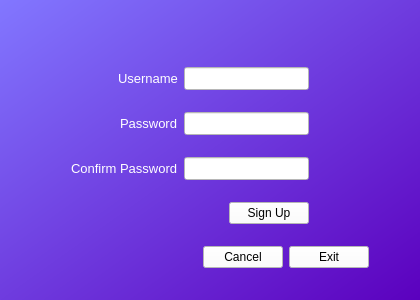
<?xml version="1.0" encoding="UTF-8"?>
<ui version="4.0">
 <class>Form</class>
 <widget class="QWidget" name="Form">
  <property name="geometry">
   <rect>
    <x>0</x>
    <y>0</y>
    <width>420</width>
    <height>300</height>
   </rect>
  </property>
  <property name="windowTitle">
   <string>Form</string>
  </property>
  <property name="styleSheet">
   <string notr="true">background-color:qlineargradient(spread:pad, x1:1, y1:1, x2:0, y2:0, stop:0 rgba(91, 0, 190, 255), stop:1 rgba(130, 119, 255, 255))</string>
  </property>
  <layout class="QVBoxLayout" name="verticalLayout">
   <item>
    <spacer name="verticalSpacer">
     <property name="orientation">
      <enum>Qt::Vertical</enum>
     </property>
     <property name="sizeType">
      <enum>QSizePolicy::Preferred</enum>
     </property>
     <property name="sizeHint" stdset="0">
      <size>
       <width>20</width>
       <height>40</height>
      </size>
     </property>
    </spacer>
   </item>
   <item>
    <layout class="QHBoxLayout" name="horizontalLayout">
     <item>
      <spacer name="horizontalSpacer">
       <property name="orientation">
        <enum>Qt::Horizontal</enum>
       </property>
       <property name="sizeHint" stdset="0">
        <size>
         <width>40</width>
         <height>20</height>
        </size>
       </property>
      </spacer>
     </item>
     <item>
      <widget class="QLabel" name="usernameLabel">
       <property name="palette">
        <palette>
         <active>
          <colorrole role="WindowText">
           <brush brushstyle="SolidPattern">
            <color alpha="255">
             <red>255</red>
             <green>255</green>
             <blue>255</blue>
            </color>
           </brush>
          </colorrole>
          <colorrole role="Button">
           <brush brushstyle="SolidPattern">
            <color alpha="0">
             <red>255</red>
             <green>255</green>
             <blue>255</blue>
            </color>
           </brush>
          </colorrole>
          <colorrole role="Base">
           <brush brushstyle="SolidPattern">
            <color alpha="0">
             <red>255</red>
             <green>255</green>
             <blue>255</blue>
            </color>
           </brush>
          </colorrole>
          <colorrole role="Window">
           <brush brushstyle="SolidPattern">
            <color alpha="0">
             <red>255</red>
             <green>255</green>
             <blue>255</blue>
            </color>
           </brush>
          </colorrole>
         </active>
         <inactive>
          <colorrole role="WindowText">
           <brush brushstyle="SolidPattern">
            <color alpha="255">
             <red>255</red>
             <green>255</green>
             <blue>255</blue>
            </color>
           </brush>
          </colorrole>
          <colorrole role="Button">
           <brush brushstyle="SolidPattern">
            <color alpha="0">
             <red>255</red>
             <green>255</green>
             <blue>255</blue>
            </color>
           </brush>
          </colorrole>
          <colorrole role="Base">
           <brush brushstyle="SolidPattern">
            <color alpha="0">
             <red>255</red>
             <green>255</green>
             <blue>255</blue>
            </color>
           </brush>
          </colorrole>
          <colorrole role="Window">
           <brush brushstyle="SolidPattern">
            <color alpha="0">
             <red>255</red>
             <green>255</green>
             <blue>255</blue>
            </color>
           </brush>
          </colorrole>
         </inactive>
         <disabled>
          <colorrole role="WindowText">
           <brush brushstyle="SolidPattern">
            <color alpha="255">
             <red>120</red>
             <green>120</green>
             <blue>120</blue>
            </color>
           </brush>
          </colorrole>
          <colorrole role="Button">
           <brush brushstyle="SolidPattern">
            <color alpha="0">
             <red>255</red>
             <green>255</green>
             <blue>255</blue>
            </color>
           </brush>
          </colorrole>
          <colorrole role="Base">
           <brush brushstyle="SolidPattern">
            <color alpha="0">
             <red>255</red>
             <green>255</green>
             <blue>255</blue>
            </color>
           </brush>
          </colorrole>
          <colorrole role="Window">
           <brush brushstyle="SolidPattern">
            <color alpha="0">
             <red>255</red>
             <green>255</green>
             <blue>255</blue>
            </color>
           </brush>
          </colorrole>
         </disabled>
        </palette>
       </property>
       <property name="font">
        <font>
         <pointsize>10</pointsize>
        </font>
       </property>
       <property name="styleSheet">
        <string notr="true">background-color: rgba(255, 255, 255, 0);</string>
       </property>
       <property name="text">
        <string>Username</string>
       </property>
      </widget>
     </item>
     <item>
      <widget class="QLineEdit" name="usernameLine">
       <property name="font">
        <font>
         <pointsize>10</pointsize>
        </font>
       </property>
       <property name="styleSheet">
        <string notr="true">background-color: rgba(255, 255, 255, 255);</string>
       </property>
      </widget>
     </item>
     <item>
      <spacer name="horizontalSpacer_2">
       <property name="orientation">
        <enum>Qt::Horizontal</enum>
       </property>
       <property name="sizeType">
        <enum>QSizePolicy::Preferred</enum>
       </property>
       <property name="sizeHint" stdset="0">
        <size>
         <width>100</width>
         <height>20</height>
        </size>
       </property>
      </spacer>
     </item>
    </layout>
   </item>
   <item>
    <layout class="QHBoxLayout" name="horizontalLayout_2">
     <item>
      <spacer name="horizontalSpacer_3">
       <property name="orientation">
        <enum>Qt::Horizontal</enum>
       </property>
       <property name="sizeHint" stdset="0">
        <size>
         <width>40</width>
         <height>20</height>
        </size>
       </property>
      </spacer>
     </item>
     <item>
      <widget class="QLabel" name="passwordLabel">
       <property name="palette">
        <palette>
         <active>
          <colorrole role="WindowText">
           <brush brushstyle="SolidPattern">
            <color alpha="255">
             <red>255</red>
             <green>255</green>
             <blue>255</blue>
            </color>
           </brush>
          </colorrole>
          <colorrole role="Button">
           <brush brushstyle="SolidPattern">
            <color alpha="0">
             <red>255</red>
             <green>255</green>
             <blue>255</blue>
            </color>
           </brush>
          </colorrole>
          <colorrole role="Base">
           <brush brushstyle="SolidPattern">
            <color alpha="0">
             <red>255</red>
             <green>255</green>
             <blue>255</blue>
            </color>
           </brush>
          </colorrole>
          <colorrole role="Window">
           <brush brushstyle="SolidPattern">
            <color alpha="0">
             <red>255</red>
             <green>255</green>
             <blue>255</blue>
            </color>
           </brush>
          </colorrole>
         </active>
         <inactive>
          <colorrole role="WindowText">
           <brush brushstyle="SolidPattern">
            <color alpha="255">
             <red>255</red>
             <green>255</green>
             <blue>255</blue>
            </color>
           </brush>
          </colorrole>
          <colorrole role="Button">
           <brush brushstyle="SolidPattern">
            <color alpha="0">
             <red>255</red>
             <green>255</green>
             <blue>255</blue>
            </color>
           </brush>
          </colorrole>
          <colorrole role="Base">
           <brush brushstyle="SolidPattern">
            <color alpha="0">
             <red>255</red>
             <green>255</green>
             <blue>255</blue>
            </color>
           </brush>
          </colorrole>
          <colorrole role="Window">
           <brush brushstyle="SolidPattern">
            <color alpha="0">
             <red>255</red>
             <green>255</green>
             <blue>255</blue>
            </color>
           </brush>
          </colorrole>
         </inactive>
         <disabled>
          <colorrole role="WindowText">
           <brush brushstyle="SolidPattern">
            <color alpha="255">
             <red>120</red>
             <green>120</green>
             <blue>120</blue>
            </color>
           </brush>
          </colorrole>
          <colorrole role="Button">
           <brush brushstyle="SolidPattern">
            <color alpha="0">
             <red>255</red>
             <green>255</green>
             <blue>255</blue>
            </color>
           </brush>
          </colorrole>
          <colorrole role="Base">
           <brush brushstyle="SolidPattern">
            <color alpha="0">
             <red>255</red>
             <green>255</green>
             <blue>255</blue>
            </color>
           </brush>
          </colorrole>
          <colorrole role="Window">
           <brush brushstyle="SolidPattern">
            <color alpha="0">
             <red>255</red>
             <green>255</green>
             <blue>255</blue>
            </color>
           </brush>
          </colorrole>
         </disabled>
        </palette>
       </property>
       <property name="font">
        <font>
         <pointsize>10</pointsize>
        </font>
       </property>
       <property name="styleSheet">
        <string notr="true">background-color: rgba(255, 255, 255, 0);</string>
       </property>
       <property name="text">
        <string>Password</string>
       </property>
      </widget>
     </item>
     <item>
      <widget class="QLineEdit" name="passwordLine">
       <property name="font">
        <font>
         <pointsize>10</pointsize>
        </font>
       </property>
       <property name="styleSheet">
        <string notr="true">background-color: rgba(255, 255, 255, 255);</string>
       </property>
       <property name="echoMode">
        <enum>QLineEdit::Password</enum>
       </property>
      </widget>
     </item>
     <item>
      <spacer name="horizontalSpacer_4">
       <property name="orientation">
        <enum>Qt::Horizontal</enum>
       </property>
       <property name="sizeType">
        <enum>QSizePolicy::Preferred</enum>
       </property>
       <property name="sizeHint" stdset="0">
        <size>
         <width>100</width>
         <height>20</height>
        </size>
       </property>
      </spacer>
     </item>
    </layout>
   </item>
   <item>
    <layout class="QHBoxLayout" name="horizontalLayout_3">
     <item>
      <spacer name="horizontalSpacer_5">
       <property name="orientation">
        <enum>Qt::Horizontal</enum>
       </property>
       <property name="sizeType">
        <enum>QSizePolicy::Expanding</enum>
       </property>
       <property name="sizeHint" stdset="0">
        <size>
         <width>40</width>
         <height>20</height>
        </size>
       </property>
      </spacer>
     </item>
     <item>
      <widget class="QLabel" name="passwordLabel_2">
       <property name="palette">
        <palette>
         <active>
          <colorrole role="WindowText">
           <brush brushstyle="SolidPattern">
            <color alpha="255">
             <red>255</red>
             <green>255</green>
             <blue>255</blue>
            </color>
           </brush>
          </colorrole>
          <colorrole role="Button">
           <brush brushstyle="SolidPattern">
            <color alpha="0">
             <red>255</red>
             <green>255</green>
             <blue>255</blue>
            </color>
           </brush>
          </colorrole>
          <colorrole role="Base">
           <brush brushstyle="SolidPattern">
            <color alpha="0">
             <red>255</red>
             <green>255</green>
             <blue>255</blue>
            </color>
           </brush>
          </colorrole>
          <colorrole role="Window">
           <brush brushstyle="SolidPattern">
            <color alpha="0">
             <red>255</red>
             <green>255</green>
             <blue>255</blue>
            </color>
           </brush>
          </colorrole>
         </active>
         <inactive>
          <colorrole role="WindowText">
           <brush brushstyle="SolidPattern">
            <color alpha="255">
             <red>255</red>
             <green>255</green>
             <blue>255</blue>
            </color>
           </brush>
          </colorrole>
          <colorrole role="Button">
           <brush brushstyle="SolidPattern">
            <color alpha="0">
             <red>255</red>
             <green>255</green>
             <blue>255</blue>
            </color>
           </brush>
          </colorrole>
          <colorrole role="Base">
           <brush brushstyle="SolidPattern">
            <color alpha="0">
             <red>255</red>
             <green>255</green>
             <blue>255</blue>
            </color>
           </brush>
          </colorrole>
          <colorrole role="Window">
           <brush brushstyle="SolidPattern">
            <color alpha="0">
             <red>255</red>
             <green>255</green>
             <blue>255</blue>
            </color>
           </brush>
          </colorrole>
         </inactive>
         <disabled>
          <colorrole role="WindowText">
           <brush brushstyle="SolidPattern">
            <color alpha="255">
             <red>120</red>
             <green>120</green>
             <blue>120</blue>
            </color>
           </brush>
          </colorrole>
          <colorrole role="Button">
           <brush brushstyle="SolidPattern">
            <color alpha="0">
             <red>255</red>
             <green>255</green>
             <blue>255</blue>
            </color>
           </brush>
          </colorrole>
          <colorrole role="Base">
           <brush brushstyle="SolidPattern">
            <color alpha="0">
             <red>255</red>
             <green>255</green>
             <blue>255</blue>
            </color>
           </brush>
          </colorrole>
          <colorrole role="Window">
           <brush brushstyle="SolidPattern">
            <color alpha="0">
             <red>255</red>
             <green>255</green>
             <blue>255</blue>
            </color>
           </brush>
          </colorrole>
         </disabled>
        </palette>
       </property>
       <property name="font">
        <font>
         <pointsize>10</pointsize>
        </font>
       </property>
       <property name="styleSheet">
        <string notr="true">background-color: rgba(255, 255, 255, 0);</string>
       </property>
       <property name="text">
        <string>Confirm Password</string>
       </property>
      </widget>
     </item>
     <item>
      <widget class="QLineEdit" name="passwordLine_2">
       <property name="font">
        <font>
         <pointsize>10</pointsize>
        </font>
       </property>
       <property name="styleSheet">
        <string notr="true">background-color: rgba(255, 255, 255, 255);</string>
       </property>
       <property name="echoMode">
        <enum>QLineEdit::Password</enum>
       </property>
      </widget>
     </item>
     <item>
      <spacer name="horizontalSpacer_6">
       <property name="orientation">
        <enum>Qt::Horizontal</enum>
       </property>
       <property name="sizeType">
        <enum>QSizePolicy::Preferred</enum>
       </property>
       <property name="sizeHint" stdset="0">
        <size>
         <width>100</width>
         <height>20</height>
        </size>
       </property>
      </spacer>
     </item>
    </layout>
   </item>
   <item>
    <layout class="QHBoxLayout" name="horizontalLayout_4">
     <item>
      <spacer name="horizontalSpacer_7">
       <property name="orientation">
        <enum>Qt::Horizontal</enum>
       </property>
       <property name="sizeHint" stdset="0">
        <size>
         <width>40</width>
         <height>20</height>
        </size>
       </property>
      </spacer>
     </item>
     <item>
      <widget class="QPushButton" name="signupButton">
       <property name="styleSheet">
        <string notr="true">background-color: rgba(255, 255, 255, 255);</string>
       </property>
       <property name="text">
        <string>Sign Up</string>
       </property>
      </widget>
     </item>
     <item>
      <spacer name="horizontalSpacer_8">
       <property name="orientation">
        <enum>Qt::Horizontal</enum>
       </property>
       <property name="sizeType">
        <enum>QSizePolicy::Preferred</enum>
       </property>
       <property name="sizeHint" stdset="0">
        <size>
         <width>100</width>
         <height>20</height>
        </size>
       </property>
      </spacer>
     </item>
    </layout>
   </item>
   <item>
    <layout class="QHBoxLayout" name="horizontalLayout_5">
     <item>
      <spacer name="horizontalSpacer_9">
       <property name="orientation">
        <enum>Qt::Horizontal</enum>
       </property>
       <property name="sizeHint" stdset="0">
        <size>
         <width>40</width>
         <height>20</height>
        </size>
       </property>
      </spacer>
     </item>
     <item>
      <widget class="QPushButton" name="cancelButton">
       <property name="styleSheet">
        <string notr="true">background-color: rgba(255, 255, 255, 255);</string>
       </property>
       <property name="text">
        <string>Cancel</string>
       </property>
      </widget>
     </item>
     <item>
      <widget class="QPushButton" name="exitButton">
       <property name="styleSheet">
        <string notr="true">background-color: rgba(255, 255, 255, 255);</string>
       </property>
       <property name="text">
        <string>Exit</string>
       </property>
      </widget>
     </item>
     <item>
      <spacer name="horizontalSpacer_10">
       <property name="orientation">
        <enum>Qt::Horizontal</enum>
       </property>
       <property name="sizeType">
        <enum>QSizePolicy::Minimum</enum>
       </property>
       <property name="sizeHint" stdset="0">
        <size>
         <width>40</width>
         <height>20</height>
        </size>
       </property>
      </spacer>
     </item>
    </layout>
   </item>
  </layout>
 </widget>
 <resources/>
 <connections>
  <connection>
   <sender>signupButton</sender>
   <signal>clicked()</signal>
   <receiver>Form</receiver>
   <slot>sign_up()</slot>
   <hints>
    <hint type="sourcelabel">
     <x>256</x>
     <y>223</y>
    </hint>
    <hint type="destinationlabel">
     <x>80</x>
     <y>246</y>
    </hint>
   </hints>
  </connection>
  <connection>
   <sender>exitButton</sender>
   <signal>clicked()</signal>
   <receiver>Form</receiver>
   <slot>exit_program()</slot>
   <hints>
    <hint type="sourcelabel">
     <x>325</x>
     <y>261</y>
    </hint>
    <hint type="destinationlabel">
     <x>378</x>
     <y>253</y>
    </hint>
   </hints>
  </connection>
  <connection>
   <sender>cancelButton</sender>
   <signal>clicked()</signal>
   <receiver>Form</receiver>
   <slot>cancel_sign_up()</slot>
   <hints>
    <hint type="sourcelabel">
     <x>262</x>
     <y>270</y>
    </hint>
    <hint type="destinationlabel">
     <x>154</x>
     <y>251</y>
    </hint>
   </hints>
  </connection>
 </connections>
 <slots>
  <slot>sign_up()</slot>
  <slot>exit_program()</slot>
  <slot>cancel_sign_up()</slot>
 </slots>
</ui>
